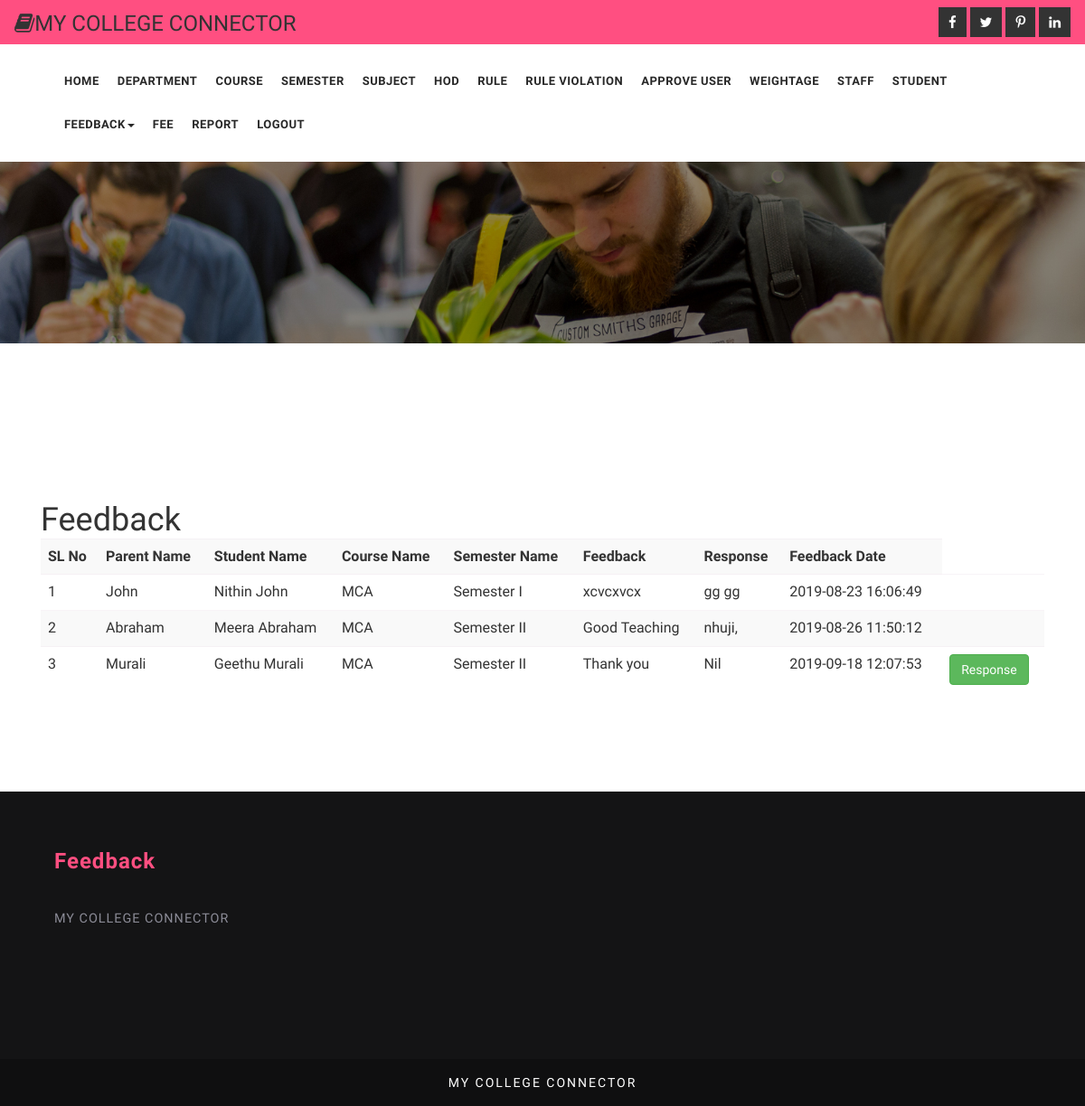
/admin/feedback.php (signed in), run on the app's committed database.
### tables this page shows
CREATE TABLE IF NOT EXISTS `tbl_feedback` (
  `feedback_id` int(11) NOT NULL AUTO_INCREMENT,
  `parent_login_id` int(11) NOT NULL,
  `feedback` varchar(50) NOT NULL,
  `response` varchar(50) NOT NULL DEFAULT 'Nil',
  `feedback_date` timestamp NOT NULL DEFAULT CURRENT_TIMESTAMP,
  PRIMARY KEY (`feedback_id`)
);

CREATE TABLE IF NOT EXISTS `tbl_parent_reg` (
  `parent_id` int(11) NOT NULL AUTO_INCREMENT,
  `name` varchar(30) NOT NULL,
  `gender` varchar(6) NOT NULL,
  `occupation` varchar(20) NOT NULL,
  `phone` bigint(11) NOT NULL,
  `email` varchar(30) NOT NULL,
  `login_id` int(11) NOT NULL,
  `student_login_id` int(11) NOT NULL,
  PRIMARY KEY (`parent_id`)
);

CREATE TABLE IF NOT EXISTS `tbl_student_reg` (
  `stud_reg_id` int(11) NOT NULL AUTO_INCREMENT,
  `first_name` varchar(20) NOT NULL,
  `last_name` varchar(20) NOT NULL,
  `gender` varchar(6) NOT NULL,
  `dob` varchar(30) NOT NULL,
  `address` varchar(100) NOT NULL,
  `phone` int(11) NOT NULL,
  `email` varchar(30) NOT NULL,
  `login_id` int(11) NOT NULL,
  `course_id` int(11) NOT NULL,
  `semester_id` int(11) NOT NULL,
  `entry_date` timestamp NOT NULL DEFAULT CURRENT_TIMESTAMP,
  PRIMARY KEY (`stud_reg_id`)
);

CREATE TABLE IF NOT EXISTS `tbl_course` (
  `course_id` int(11) NOT NULL AUTO_INCREMENT,
  `course_name` varchar(30) NOT NULL,
  `duration` int(11) NOT NULL,
  `department_id` int(11) NOT NULL,
  PRIMARY KEY (`course_id`)
);

CREATE TABLE IF NOT EXISTS `tbl_semester` (
  `semester_id` int(11) NOT NULL AUTO_INCREMENT,
  `semester_name` varchar(20) NOT NULL,
  `fee_amount` float(20,2) NOT NULL,
  `course_id` int(11) NOT NULL,
  PRIMARY KEY (`semester_id`)
);

### dboperation.php (called while the page is built, shortened)
<?php
class dboperation
{
	var $con,$dbcon,$res;
	function dbconnect()
	{
		$this->con=mysqli_connect("localhost","root","","college_connector");
	}
	function execute($qry)
	{
		$this->res=mysqli_query($this->con,$qry);
		return $this->res;
	}
}
?>

### admin/feedback.php (the view, shortened to what this page needs)
<!DOCTYPE html>
<html>
<head>
	<link href="../css/bootstrap.css" rel="stylesheet" type="text/css" media="all" />
	<link href="../css/style.css" rel="stylesheet" type="text/css" media="all" />
	<link href="../css/font-awesome.css" rel="stylesheet">
</head>
<body>
	    <?php
if(isset($_SESSION['login_id']))
{
    ?>
	<div class="header-1">
	<div class="agileits_top_menu">
		<div class="w3l_header_left">
					<div>
				<h3><span class="fa fa-book" aria-hidden="true"></span>MY COLLEGE CONNECTOR</h3></div>
			</div>
			<div class="w3l_header_right">
				<div class="w3ls-social-icons text-left">
					<a class="facebook" href="#"><i class="fa fa-facebook"></i></a>
					<a class="twitter" href="#"><i class="fa fa-twitter"></i></a>
					<a class="pinterest" href="#"><i class="fa fa-pinterest-p"></i></a>
					<a class="linkedin" href="#"><i class="fa fa-linkedin"></i></a>
				</div>
			</div>
			<div class="clearfix"> </div>
		</div>
		<div class="content white agile-info">
			<nav class="navbar navbar-default" role="navigation">
				<div class="container">
					<div class="collapse navbar-collapse" id="bs-example-navbar-collapse-1">
						<nav class="link-effect-2" id="link-effect-2">
							<ul class="nav navbar-nav">
								<li  ><a href="adminhome.php" class="effect-3">Home</a></li>
								<li ><a href="department.php" class="effect-3">Department</a></li>
								<li><a href="course.php" class="effect-3">Course</a></li>
<li><a href="semester.php" class="effect-3">Semester</a></li>
<li><a href="subject.php" class="effect-3">Subject</a></li>
<li><a href="hod.php" class="effect-3">HOD</a></li>
<li><a href="rule.php" class="effect-3">Rule</a></li>
<li><a href="rule_violation.php" class="effect-3">Rule Violation</a></li>
<li><a href="approve_user.php" class="effect-3">Approve User</a></li>
	<li><a href="add_weightage.php" class="effect-3">Weightage</a></li>
<li><a href="staff.php" class="effect-3">Staff</a></li>
<li><a href="student.php" class="effect-3">Student</a></li>
<li><a href="#" class="dropdown-toggle hvr-bounce-to-bottom" data-toggle="dropdown" role="button" aria-haspopup="true" aria-expanded="false">Feedback<span class="caret"></span></a>
										</li>
<li><a href="feedetails.php" class="effect-3">Fee</a></li>
<li><a href="report.php" class="effect-3">Report</a></li>
								<li><a href="../logout.php" class="effect-3">Logout</a></li>
							</ul>
						</nav>
					</div>
				</div>
			</nav>
		</div>
	</div>
	<div class="inner_content_info_agileits">
		<div class="container">
			<div class="inner_sec_grids_info_w3ls">
				<div class="w3layouts_mail_grid">
	<h1>Feedback</h1>
	 <table  class="table table-striped">
    <tr class="toptrtbl">
       <th>SL No</th>
        <th>Parent Name</th>
         <th>Student Name</th>
          <th>Course Name</th>
      <th>Semester Name</th>
      <th>Feedback</th>
      <th>Response</th>
      <th>Feedback Date</th>
    </tr>
    <?php
include_once("../dboperation.php");
$db=new dboperation();
$count=1;
  $sql="select * from tbl_feedback inner join tbl_parent_reg on tbl_feedback.parent_login_id=tbl_parent_reg.login_id inner join tbl_student_reg on tbl_student_reg.login_id=tbl_parent_reg.student_login_id inner join tbl_semester on tbl_student_reg.semester_id=tbl_semester.semester_id inner join tbl_course on tbl_semester.course_id=tbl_course.course_id";
$res=$db->execute($sql);
  while($r=mysqli_fetch_array($res))
  {
  ?>
    <tr  class=ros<?php echo  $count%2; ?>>
    <td><?php echo$count ?></td>
       <td><?php echo $r['name'] ?></td>
       <td><?php echo $r['first_name']." ".$r['last_name'];?></td>
        <td><?php echo $r['course_name'] ?></td>
        <td><?php echo $r['semester_name'] ?></td>
      <td><?php echo $r['feedback'] ?></td>
      <td><?php echo $r['response'] ?></td>
     <td><?php echo $r['feedback_date'] ?></td>  <td>
     <?php
if($r['response']=='Nil')
{
	     ?>
    <a class="btn btn-success" href="response.php?id=<?php echo $r['feedback_id'] ?>">Response</a>
      <?php
}
      ?></td>
    </tr>
    <?php
	$count++;
  }
  ?>
  </table>
				</div>
			</div>
		</div>
	</div>
	<div class="footer_top_agileits">
		<div class="container">
			<div class="col-md-4 footer_grid">
				<h3>Feedback</h3>
				<p>MY COLLEGE CONNECTOR
				</p>
			</div>
			<div class="col-md-4 footer_grid">
			</div>
			<div class="col-md-4 footer_grid">
			</div>
			<div class="clearfix"> </div>
		</div>
	</div>
	<div class="footer_w3ls">
		<div class="container">
					<div class="footer_bottom1">
						<p>MY COLLEGE CONNECTOR</p>
					</div>
		</div>
	</div>
<?php
}
else
{
    header("location:../login.php");
}
?>
</body>
</html>

### css/style.css (style rules this page uses)
html, body { margin: 0; font-size: 100%; background: #fff; font-family: 'Work Sans', sans-serif; }
body a { text-decoration: none; transition: 0.5s all; -webkit-transition: 0.5s all; -moz-transition: 0.5s all; -o-transition: 0.5s all; -ms-transition: 0.5s all; }
h1, h2, h3, h4, h5, h6 { margin: 0; font-family: 'Work Sans', sans-serif; }
p { margin: 0; letter-spacing: 1px; font-size: 0.9em; }
ul { margin: 0; padding: 0; }
.w3l_header_left { float:left; margin: .3em 0 0; }
.w3l_header_right { float: right; }
.w3ls-social-icons.text-left a { display: inline-block; }
.w3ls-social-icons i { font-size: 15px; background: #333; padding: 8px 10px; color: #fff; border: 1px solid #333; transition: 0.5s all; -webkit-transition: 0.5s all; -o-transition: 0.5s all; -ms-transition: 0.5s all; -moz-transition: 0.5s all; }
.agileits_top_menu { background: #ff4f81; padding: 0.5em 1em; }
.header-1 { background: url(../images/banner1.jpg) 0px 0px no-repeat; background-size: cover; min-height: 380px; }
.content { margin: 0; padding: 0px; }
.navbar-nav { margin: 0; }
.content.white { background: #fff; padding: 1em 0; }
.navbar { position: relative; min-height: 50px; margin-bottom: 0!important; border: 1px solid transparent; }
.navbar-default { background-color: #fff; border-color: #fff; }
.navbar-default .navbar-nav>li>a { color: #282828; font-size: 13px; letter-spacing: 0.5px; font-weight: 600; text-transform: uppercase; padding: 14px 8px; }
.navbar-nav>li>a { padding-top: 18px; padding-bottom: 15px; }
.effect-3 { overflow: hidden; }
.effect-3:before { left: -1px; bottom: 0; width: 100%; height: 2px; background:#ff4f81; content: ''; position: absolute; transition: transform .5s ease; transform: translateX(-100%); -webkit-transform: translateX(-100%); -moz-transform: translateX(-100%); -o-transform: translateX(-100%); -ms-transform: translateX(-100%); }
.navbar-nav>li { float: left; margin: 0 2px; }
.table>thead>tr>th, .table>tbody>tr>th, .table>tfoot>tr>th, .table>thead>tr>td, .table>tbody>tr>td, .table>tfoot>tr>td { padding: 8px; line-height: 1.42857143; vertical-align: top; border-top: 1px solid rgba(241, 234, 239, 0.5); }
.w3layouts_mail_grid { margin: 3em 0 10px 0; }
.inner_content_info_agileits { padding: 1px 0; }
.footer_top_agileits { background: #141415; padding: 4em 0; }
.footer_w3ls { background: #0f0f10; text-align: center; padding: 1em 0; }
.footer_bottom1 p { color: #fff; font-size: 14px; letter-spacing: 2px; margin-top: 0em; }
.footer_grid h3, .footer_grid_left h3 { font-size: 1.5em; color: #ff4f81; position: relative; margin-bottom: 1.5em; font-weight: 600; letter-spacing: 1px; }
.footer_grid p { color: #8b8b96; line-height: 2em; margin-bottom: 2em; }
@media (max-width:1366px) { .inner_sec_grids_info_w3ls { margin-top: 3em; } }
@media (max-width:1366px) { .inner_content_info_agileits, .banner-bottom, .services { padding: 5em 0; } }

### data on the page
tbl_feedback: tbl_parent_reg.name "John", tbl_student_reg.first_name "Nithin", tbl_student_reg.last_name "John", tbl_course.course_name "MCA", tbl_semester.semester_name "Semester I", feedback "xcvcxvcx", response "gg gg", feedback_date "2019-08-23 16:06:49"
tbl_feedback: tbl_parent_reg.name "Abraham", tbl_student_reg.first_name "Meera", tbl_student_reg.last_name "Abraham", tbl_course.course_name "MCA", tbl_semester.semester_name "Semester II", feedback "Good Teaching", response "nhuji,", feedback_date "2019-08-26 11:50:12"
tbl_feedback: tbl_parent_reg.name "Murali", tbl_student_reg.first_name "Geethu", tbl_student_reg.last_name "Murali", tbl_course.course_name "MCA", tbl_semester.semester_name "Semester II", feedback "Thank you", response "Nil", feedback_date "2019-09-18 12:07:53"
